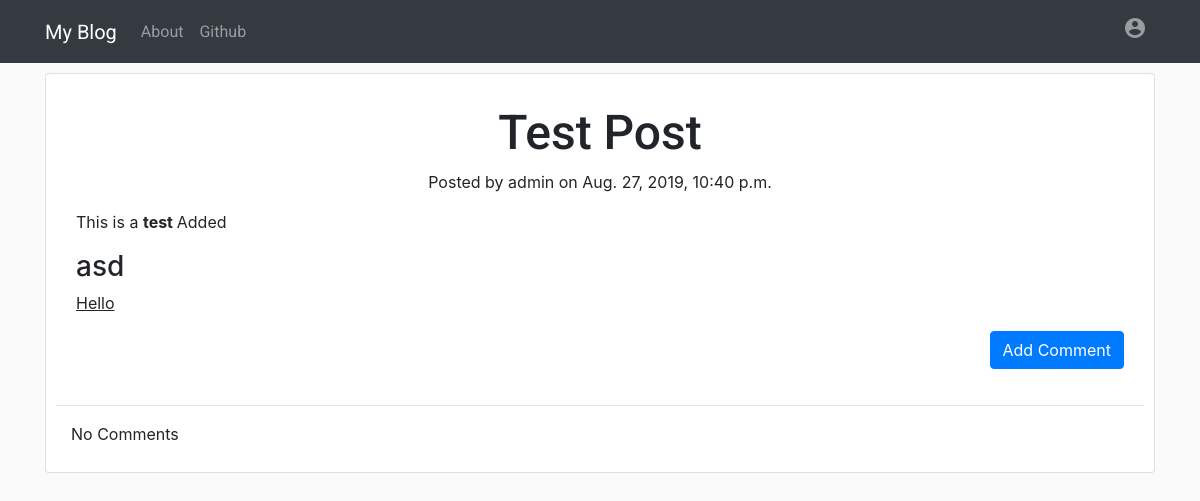
The app's page /post/1/ with its own data.
### blog/models.py (models this page shows, shortened)
class Post(models.Model):
    author = models.ForeignKey(User, on_delete = models.CASCADE)
    title = models.CharField(max_length = 200)
    text = models.TextField()
    create_date = models.DateTimeField(default = timezone.now)
    published_date = models.DateTimeField(blank = True, null = True)

### blog/views.py (the view)
# urls.py: path('post/<int:pk>/', views.PostDetailView.as_view(), name = 'post_detail'),
class PostDetailView(DetailView):
    model = Post

### blog/templates/blog/post_detail.html (shortened to what this page needs)
{% extends 'blog/base.html' %}
{% block content %}
<div class="card card-post-detail">
    <div class="card-body">
        <h1 class="posttitle loader">{{ post.title }}</h1>
        <div class="date postdate">
            {% if post.published_date %}
                Posted by {{ post.author }} on {{ post.published_date }}
            {% else %}
                <a class="btn btn-warning" href="{% url 'post_publish' pk=post.pk %}">Publish</a>
            {% endif %}
        </div>
        <p class="card-text postcontent">{{ post.text|safe|linebreaksbr }}</p>
        <div class="text-right">
            <a class="btn btn-primary btn-comment" href="{% url 'add_comment_to_post' pk=post.pk %}">Add Comment</a>
        </div>
    </div>
    <hr>
    <div class="container">
        {% for comment in post.comments.all %}
            {% if user.is_authenticated or comment.approved_comment %}
                <div class="comment-detail">
                    <span class="commented-by font-weight-bold">{{ comment.author }}</span><span class="text-muted"> · {{ comment.create_date }}</span>
                    {% if not comment.approved_comment %}
                    <a class="btn btn-primary btn-sm" href="{% url 'comment_remove' pk=comment.pk %}">
                        <i class="material-icons">
                            close
                        </i>
                    </a>
                    <a class="btn btn-primary btn-sm" href="{% url 'comment_approve' pk=comment.pk %}">
                        <i class="material-icons">
                            check
                        </i>
                    </a>
                    {% endif %}
                    <p>{{ comment.text|safe }}</p>
                </div>
            {% endif %}
            {% empty %}
            <p>No Comments</p>
        {% endfor %}
    </div>
    {% endblock %}

### blog/static/css/blog.css (style rules this page uses)
body { background: #FAFAFA; }
.postdate { text-align: center; }
.posttitle { font-family: 'Roboto', sans-serif; font-size: 3em; text-align: center; }
.postcontent { font-family: 'Roboto', sans-serif; font-size: 1.5em; }
.card-post-detail { padding: 10px; }
.btn-comment { position: relative; right: 0; }

### records on screen
Post: title "Test Post", author "admin", published_date "Aug. 27, 2019, 10:40 p.m.", text "This is a test Added asd Hello"
